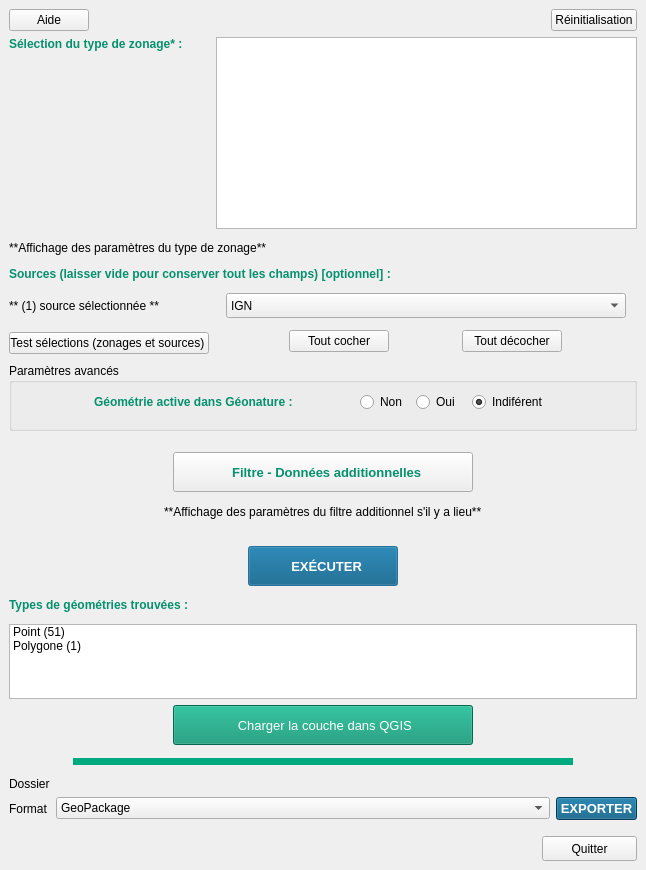
<?xml version="1.0" encoding="UTF-8"?>
<ui version="4.0">
 <class>Referenciel_Geographique</class>
 <widget class="QDockWidget" name="Referenciel_Geographique">
  <property name="windowModality">
   <enum>Qt::ApplicationModal</enum>
  </property>
  <property name="geometry">
   <rect>
    <x>0</x>
    <y>0</y>
    <width>646</width>
    <height>870</height>
   </rect>
  </property>
  <property name="windowTitle">
   <string>Référentiel Géographique</string>
  </property>
  <widget class="QWidget" name="dockWidgetContents">
   <layout class="QVBoxLayout" name="verticalLayout">
    <item>
     <layout class="QHBoxLayout" name="HL_topbt">
      <property name="sizeConstraint">
       <enum>QLayout::SetDefaultConstraint</enum>
      </property>
      <item>
       <widget class="QPushButton" name="pb_help">
        <property name="text">
         <string>Aide</string>
        </property>
        <property name="icon">
         <iconset resource="../resources.qrc">
          <normaloff>:/plugins/Geonature-GIS-main/icons/help.png</normaloff>:/plugins/Geonature-GIS-main/icons/help.png</iconset>
        </property>
        <property name="iconSize">
         <size>
          <width>25</width>
          <height>25</height>
         </size>
        </property>
       </widget>
      </item>
      <item>
       <spacer name="hspacertop">
        <property name="orientation">
         <enum>Qt::Horizontal</enum>
        </property>
        <property name="sizeHint" stdset="0">
         <size>
          <width>40</width>
          <height>20</height>
         </size>
        </property>
       </spacer>
      </item>
      <item>
       <widget class="QPushButton" name="pb_reset">
        <property name="text">
         <string>Réinitialisation</string>
        </property>
        <property name="icon">
         <iconset resource="../resources.qrc">
          <normaloff>:/plugins/Geonature-GIS-main/icons/refresh.png</normaloff>:/plugins/Geonature-GIS-main/icons/refresh.png</iconset>
        </property>
        <property name="iconSize">
         <size>
          <width>25</width>
          <height>25</height>
         </size>
        </property>
       </widget>
      </item>
     </layout>
    </item>
    <item>
     <layout class="QGridLayout" name="gridLayout">
      <property name="sizeConstraint">
       <enum>QLayout::SetDefaultConstraint</enum>
      </property>
      <property name="rightMargin">
       <number>0</number>
      </property>
      <property name="horizontalSpacing">
       <number>7</number>
      </property>
      <property name="verticalSpacing">
       <number>12</number>
      </property>
      <item row="3" column="0">
       <widget class="QLabel" name="lbl_sourceselectcount">
        <property name="text">
         <string>** (1) source sélectionnée **</string>
        </property>
       </widget>
      </item>
      <item row="7" column="1">
       <layout class="QHBoxLayout" name="HL_chk">
        <property name="bottomMargin">
         <number>5</number>
        </property>
        <item>
         <widget class="QPushButton" name="pb_check">
          <property name="minimumSize">
           <size>
            <width>100</width>
            <height>0</height>
           </size>
          </property>
          <property name="maximumSize">
           <size>
            <width>100</width>
            <height>16777215</height>
           </size>
          </property>
          <property name="text">
           <string>Tout cocher</string>
          </property>
         </widget>
        </item>
        <item>
         <widget class="QPushButton" name="pb_uncheck">
          <property name="minimumSize">
           <size>
            <width>100</width>
            <height>0</height>
           </size>
          </property>
          <property name="maximumSize">
           <size>
            <width>100</width>
            <height>16777215</height>
           </size>
          </property>
          <property name="text">
           <string>Tout décocher</string>
          </property>
         </widget>
        </item>
       </layout>
      </item>
      <item row="7" column="0">
       <widget class="QPushButton" name="pb_test_selection">
        <property name="maximumSize">
         <size>
          <width>200</width>
          <height>16777215</height>
         </size>
        </property>
        <property name="text">
         <string>Test sélections (zonages et sources) </string>
        </property>
       </widget>
      </item>
      <item row="0" column="1">
       <widget class="QListWidget" name="lw_zonage">
        <property name="sizePolicy">
         <sizepolicy hsizetype="Expanding" vsizetype="Preferred">
          <horstretch>0</horstretch>
          <verstretch>0</verstretch>
         </sizepolicy>
        </property>
        <property name="minimumSize">
         <size>
          <width>400</width>
          <height>90</height>
         </size>
        </property>
        <property name="baseSize">
         <size>
          <width>400</width>
          <height>90</height>
         </size>
        </property>
        <property name="tabletTracking">
         <bool>false</bool>
        </property>
        <property name="selectionMode">
         <enum>QAbstractItemView::MultiSelection</enum>
        </property>
        <property name="selectionRectVisible">
         <bool>true</bool>
        </property>
       </widget>
      </item>
      <item row="3" column="1" alignment="Qt::AlignHCenter">
       <widget class="QgsCheckableComboBox" name="ccb_source">
        <property name="minimumSize">
         <size>
          <width>400</width>
          <height>25</height>
         </size>
        </property>
        <property name="maximumSize">
         <size>
          <width>300</width>
          <height>25</height>
         </size>
        </property>
        <item>
         <property name="text">
          <string>IGN</string>
         </property>
        </item>
        <item>
         <property name="text">
          <string>LPO</string>
         </property>
        </item>
       </widget>
      </item>
      <item row="2" column="0" colspan="2">
       <widget class="QLabel" name="lbl_source">
        <property name="font">
         <font>
          <family>Arial</family>
          <pointsize>9</pointsize>
          <weight>75</weight>
          <bold>true</bold>
         </font>
        </property>
        <property name="styleSheet">
         <string notr="true">color: rgb(5, 144, 110);</string>
        </property>
        <property name="text">
         <string>Sources (laisser vide pour conserver tout les champs) [optionnel] :</string>
        </property>
       </widget>
      </item>
      <item row="0" column="0" alignment="Qt::AlignTop">
       <widget class="QLabel" name="lbl_typezonage">
        <property name="font">
         <font>
          <family>Arial</family>
          <pointsize>9</pointsize>
          <weight>75</weight>
          <bold>true</bold>
         </font>
        </property>
        <property name="toolTip">
         <string>A preset to fetch.</string>
        </property>
        <property name="styleSheet">
         <string notr="true">color: rgb(5, 144, 110);</string>
        </property>
        <property name="text">
         <string>Sélection du type de zonage* :</string>
        </property>
       </widget>
      </item>
      <item row="1" column="0" colspan="2">
       <widget class="QLabel" name="lbl_zonageparam">
        <property name="maximumSize">
         <size>
          <width>700</width>
          <height>16777215</height>
         </size>
        </property>
        <property name="text">
         <string>**Affichage des paramètres du type de zonage**</string>
        </property>
        <property name="wordWrap">
         <bool>true</bool>
        </property>
       </widget>
      </item>
     </layout>
    </item>
    <item>
     <widget class="QgsCollapsibleGroupBox" name="cgb_advancedparam">
      <property name="minimumSize">
       <size>
        <width>0</width>
        <height>0</height>
       </size>
      </property>
      <property name="title">
       <string>Paramètres avancés</string>
      </property>
      <property name="flat">
       <bool>true</bool>
      </property>
      <property name="collapsed">
       <bool>true</bool>
      </property>
      <property name="saveCollapsedState">
       <bool>false</bool>
      </property>
      <layout class="QHBoxLayout" name="horizontalLayout">
       <property name="sizeConstraint">
        <enum>QLayout::SetDefaultConstraint</enum>
       </property>
       <item>
        <layout class="QHBoxLayout" name="horizontalLayout_2">
         <property name="bottomMargin">
          <number>7</number>
         </property>
         <item>
          <widget class="QLabel" name="lbl_enable">
           <property name="maximumSize">
            <size>
             <width>260</width>
             <height>16777215</height>
            </size>
           </property>
           <property name="font">
            <font>
             <family>Arial</family>
             <pointsize>9</pointsize>
             <weight>75</weight>
             <bold>true</bold>
            </font>
           </property>
           <property name="styleSheet">
            <string notr="true">color: rgb(5, 144, 110);</string>
           </property>
           <property name="text">
            <string>Géométrie active dans Géonature :</string>
           </property>
          </widget>
         </item>
         <item>
          <widget class="QRadioButton" name="rdb_no">
           <property name="maximumSize">
            <size>
             <width>50</width>
             <height>16777215</height>
            </size>
           </property>
           <property name="text">
            <string>Non</string>
           </property>
          </widget>
         </item>
         <item>
          <widget class="QRadioButton" name="rdb_yes">
           <property name="maximumSize">
            <size>
             <width>50</width>
             <height>16777215</height>
            </size>
           </property>
           <property name="text">
            <string>Oui</string>
           </property>
          </widget>
         </item>
         <item>
          <widget class="QRadioButton" name="rdb_na">
           <property name="maximumSize">
            <size>
             <width>80</width>
             <height>16777215</height>
            </size>
           </property>
           <property name="text">
            <string>Indiférent</string>
           </property>
           <property name="checked">
            <bool>true</bool>
           </property>
          </widget>
         </item>
        </layout>
       </item>
      </layout>
     </widget>
    </item>
    <item>
     <spacer name="verticalSpacer_2">
      <property name="orientation">
       <enum>Qt::Vertical</enum>
      </property>
      <property name="sizeType">
       <enum>QSizePolicy::Minimum</enum>
      </property>
      <property name="sizeHint" stdset="0">
       <size>
        <width>20</width>
        <height>15</height>
       </size>
      </property>
     </spacer>
    </item>
    <item alignment="Qt::AlignHCenter">
     <widget class="QPushButton" name="pb_additionalFilter">
      <property name="minimumSize">
       <size>
        <width>300</width>
        <height>40</height>
       </size>
      </property>
      <property name="maximumSize">
       <size>
        <width>300</width>
        <height>40</height>
       </size>
      </property>
      <property name="font">
       <font>
        <family>Arial</family>
        <pointsize>10</pointsize>
        <weight>75</weight>
        <bold>true</bold>
       </font>
      </property>
      <property name="styleSheet">
       <string notr="true">color: rgb(5, 144, 110);
</string>
      </property>
      <property name="text">
       <string>  Filtre - Données additionnelles</string>
      </property>
      <property name="icon">
       <iconset resource="../resources.qrc">
        <normaloff>:/plugins/Geonature-GIS-main/icons/plus.png</normaloff>:/plugins/Geonature-GIS-main/icons/plus.png</iconset>
      </property>
      <property name="iconSize">
       <size>
        <width>35</width>
        <height>35</height>
       </size>
      </property>
     </widget>
    </item>
    <item alignment="Qt::AlignHCenter">
     <widget class="QLabel" name="lbl_filterparam">
      <property name="text">
       <string>**Affichage des paramètres du filtre additionnel s'il y a lieu**</string>
      </property>
     </widget>
    </item>
    <item>
     <spacer name="verticalSpacer">
      <property name="orientation">
       <enum>Qt::Vertical</enum>
      </property>
      <property name="sizeType">
       <enum>QSizePolicy::Minimum</enum>
      </property>
      <property name="sizeHint" stdset="0">
       <size>
        <width>20</width>
        <height>15</height>
       </size>
      </property>
     </spacer>
    </item>
    <item alignment="Qt::AlignHCenter">
     <widget class="QPushButton" name="pb_runquery">
      <property name="sizePolicy">
       <sizepolicy hsizetype="Preferred" vsizetype="Fixed">
        <horstretch>0</horstretch>
        <verstretch>0</verstretch>
       </sizepolicy>
      </property>
      <property name="minimumSize">
       <size>
        <width>150</width>
        <height>40</height>
       </size>
      </property>
      <property name="maximumSize">
       <size>
        <width>200</width>
        <height>40</height>
       </size>
      </property>
      <property name="font">
       <font>
        <family>Arial</family>
        <pointsize>10</pointsize>
        <weight>75</weight>
        <italic>false</italic>
        <bold>true</bold>
       </font>
      </property>
      <property name="styleSheet">
       <string notr="true">background-color: rgb(0, 85, 127);
color: rgb(255, 255, 255);
</string>
      </property>
      <property name="text">
       <string>  EXÉCUTER</string>
      </property>
      <property name="icon">
       <iconset resource="../resources.qrc">
        <normaloff>:/plugins/Geonature-GIS-main/icons/executer_traitement.png</normaloff>:/plugins/Geonature-GIS-main/icons/executer_traitement.png</iconset>
      </property>
      <property name="iconSize">
       <size>
        <width>30</width>
        <height>30</height>
       </size>
      </property>
      <property name="default">
       <bool>true</bool>
      </property>
     </widget>
    </item>
    <item>
     <widget class="QLabel" name="lbl_typegeom">
      <property name="font">
       <font>
        <family>Arial</family>
        <pointsize>9</pointsize>
        <weight>75</weight>
        <bold>true</bold>
       </font>
      </property>
      <property name="styleSheet">
       <string notr="true">color: rgb(5, 144, 110);</string>
      </property>
      <property name="text">
       <string>Types de géométries trouvées : </string>
      </property>
     </widget>
    </item>
    <item>
     <widget class="QListWidget" name="lw_typegeomresult">
      <property name="maximumSize">
       <size>
        <width>16777215</width>
        <height>75</height>
       </size>
      </property>
      <property name="selectionRectVisible">
       <bool>false</bool>
      </property>
      <item>
       <property name="text">
        <string>Point (51)</string>
       </property>
      </item>
      <item>
       <property name="text">
        <string>Polygone (1)</string>
       </property>
      </item>
      <item>
       <property name="text">
        <string/>
       </property>
      </item>
     </widget>
    </item>
    <item alignment="Qt::AlignHCenter">
     <widget class="QPushButton" name="pb_loadlayer">
      <property name="minimumSize">
       <size>
        <width>300</width>
        <height>40</height>
       </size>
      </property>
      <property name="maximumSize">
       <size>
        <width>300</width>
        <height>40</height>
       </size>
      </property>
      <property name="font">
       <font>
        <family>Arial</family>
        <pointsize>10</pointsize>
        <weight>9</weight>
        <italic>false</italic>
        <bold>false</bold>
       </font>
      </property>
      <property name="styleSheet">
       <string notr="true">background-color: rgb(5, 144, 110);
color: rgb(255, 255, 255);
font: 75 10pt &quot;Arial&quot;;</string>
      </property>
      <property name="text">
       <string> Charger la couche dans QGIS</string>
      </property>
      <property name="icon">
       <iconset resource="../resources.qrc">
        <normaloff>:/plugins/Geonature-GIS-main/icons/view.png</normaloff>:/plugins/Geonature-GIS-main/icons/view.png</iconset>
      </property>
      <property name="iconSize">
       <size>
        <width>40</width>
        <height>40</height>
       </size>
      </property>
     </widget>
    </item>
    <item alignment="Qt::AlignHCenter">
     <widget class="Line" name="line_bt">
      <property name="windowModality">
       <enum>Qt::NonModal</enum>
      </property>
      <property name="minimumSize">
       <size>
        <width>500</width>
        <height>20</height>
       </size>
      </property>
      <property name="maximumSize">
       <size>
        <width>600</width>
        <height>20</height>
       </size>
      </property>
      <property name="baseSize">
       <size>
        <width>2</width>
        <height>2</height>
       </size>
      </property>
      <property name="styleSheet">
       <string notr="true">color: rgb(0, 170, 127);</string>
      </property>
      <property name="frameShadow">
       <enum>QFrame::Plain</enum>
      </property>
      <property name="lineWidth">
       <number>7</number>
      </property>
      <property name="orientation">
       <enum>Qt::Horizontal</enum>
      </property>
     </widget>
    </item>
    <item>
     <layout class="QGridLayout" name="GL_export">
      <property name="sizeConstraint">
       <enum>QLayout::SetDefaultConstraint</enum>
      </property>
      <property name="bottomMargin">
       <number>10</number>
      </property>
      <item row="2" column="2">
       <widget class="QPushButton" name="pb_export">
        <property name="font">
         <font>
          <family>Arial</family>
          <pointsize>10</pointsize>
          <weight>75</weight>
          <italic>false</italic>
          <bold>true</bold>
         </font>
        </property>
        <property name="styleSheet">
         <string notr="true">background-color: rgb(0, 85, 127);
color: rgb(255, 255, 255);
</string>
        </property>
        <property name="text">
         <string>EXPORTER</string>
        </property>
        <property name="icon">
         <iconset resource="../resources.qrc">
          <normaloff>:/plugins/Geonature-GIS-main/icons/export_w.png</normaloff>:/plugins/Geonature-GIS-main/icons/export_w.png</iconset>
        </property>
        <property name="iconSize">
         <size>
          <width>30</width>
          <height>30</height>
         </size>
        </property>
       </widget>
      </item>
      <item row="1" column="0">
       <widget class="QLabel" name="lbl_folder">
        <property name="text">
         <string>Dossier</string>
        </property>
       </widget>
      </item>
      <item row="2" column="0">
       <widget class="QLabel" name="lbl_expformat">
        <property name="text">
         <string>Format</string>
        </property>
       </widget>
      </item>
      <item row="2" column="1">
       <widget class="QComboBox" name="cb_expformat">
        <property name="sizePolicy">
         <sizepolicy hsizetype="Expanding" vsizetype="Fixed">
          <horstretch>0</horstretch>
          <verstretch>0</verstretch>
         </sizepolicy>
        </property>
        <property name="sizeAdjustPolicy">
         <enum>QComboBox::AdjustToContents</enum>
        </property>
        <item>
         <property name="text">
          <string>GeoPackage</string>
         </property>
        </item>
        <item>
         <property name="text">
          <string>GeoJSON</string>
         </property>
        </item>
        <item>
         <property name="text">
          <string>CSV</string>
         </property>
        </item>
        <item>
         <property name="text">
          <string>XLSX</string>
         </property>
        </item>
       </widget>
      </item>
      <item row="1" column="1">
       <widget class="QgsFileWidget" name="qfw_folder"/>
      </item>
     </layout>
    </item>
    <item alignment="Qt::AlignRight">
     <widget class="QPushButton" name="pb_quit">
      <property name="minimumSize">
       <size>
        <width>95</width>
        <height>25</height>
       </size>
      </property>
      <property name="maximumSize">
       <size>
        <width>95</width>
        <height>25</height>
       </size>
      </property>
      <property name="text">
       <string>Quitter</string>
      </property>
     </widget>
    </item>
   </layout>
  </widget>
 </widget>
 <customwidgets>
  <customwidget>
   <class>QgsCheckableComboBox</class>
   <extends>QComboBox</extends>
   <header>qgscheckablecombobox.h</header>
  </customwidget>
  <customwidget>
   <class>QgsCollapsibleGroupBox</class>
   <extends>QGroupBox</extends>
   <header>qgscollapsiblegroupbox.h</header>
   <container>1</container>
  </customwidget>
  <customwidget>
   <class>QgsFileWidget</class>
   <extends>QWidget</extends>
   <header>qgsfilewidget.h</header>
  </customwidget>
 </customwidgets>
 <resources>
  <include location="../resources.qrc"/>
 </resources>
 <connections/>
</ui>
